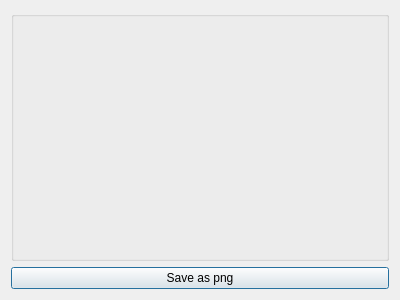
<?xml version="1.0" encoding="UTF-8"?>
<ui version="4.0">
 <class>MrsPointPlot</class>
 <widget class="QDialog" name="MrsPointPlot">
  <property name="geometry">
   <rect>
    <x>0</x>
    <y>0</y>
    <width>400</width>
    <height>300</height>
   </rect>
  </property>
  <property name="windowTitle">
   <string>PointPlot</string>
  </property>
  <layout class="QGridLayout" name="gridLayout_2">
   <item row="0" column="0">
    <layout class="QGridLayout" name="mainLayout">
     <item row="0" column="0">
      <widget class="QGroupBox" name="groupBox">
       <property name="title">
        <string/>
       </property>
       <layout class="QGridLayout" name="gridLayout">
        <item row="0" column="0">
         <layout class="QVBoxLayout" name="point_vbox"/>
        </item>
       </layout>
      </widget>
     </item>
     <item row="1" column="0">
      <widget class="QPushButton" name="saveButton">
       <property name="text">
        <string>Save as png</string>
       </property>
      </widget>
     </item>
    </layout>
   </item>
  </layout>
 </widget>
 <resources/>
 <connections/>
</ui>
